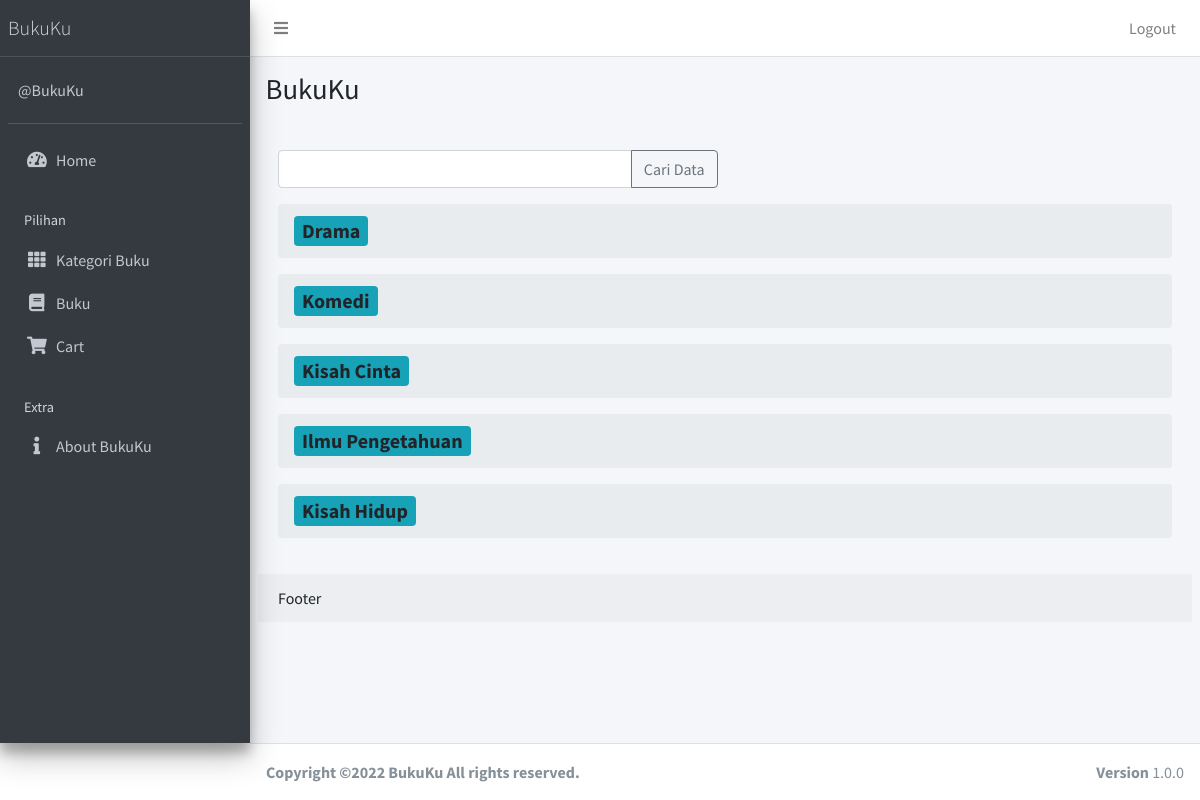
Page /public/kategori_pembeli (signed in) on the committed database.
### tables this page shows
CREATE TABLE `kategori` (
  `id` int(11) NOT NULL,
  `nama_kategori` varchar(50) NOT NULL
);

### app/core/Controller.php (called while the page is built, shortened)
<?php
class Controller{
	public function view($view, $data = [])
	{
		require_once '../app/views/' . $view . '.php';
	}
	public function model($model)
	{
		return new $model;
	}
}

### app/controllers/Kategori_pembeli.php (called while the page is built, shortened)
<?php
class Kategori_pembeli extends Controller
{
	public function index()
	{
		$data['title'] = 'Data Kategori';
		$data['kategori'] = $this->model('KategoriModel')->getAllKategori();
		$this->view('kategori_pembeli/index', $data);
	}
}

### app/core/App.php (called while the page is built, shortened)
<?php
class App{
	protected $method = 'index';
	protected $params = [];
	public function __construct(){
		$this->controller = new $this->controller;
		call_user_func_array([$this->controller, $this->method], $this->params);
	}
}

### public/index.php (called while the page is built, shortened)
<?php
$app = new App;

### app/core/Database.php (called while the page is built, shortened)
<?php
class Database{
	private $host = DB_HOST;
	private $user = DB_USER;
	private $pass = DB_PASS;
	private $dbnm = DB_NAME;
	private $dbh;
	private $stmt;
	public function __construct()
	{
		$dsn = 'mysql:host='. $this->host .';dbname='. $this->dbnm;
		$option = [
			PDO::ATTR_PERSISTENT => true,
			PDO::ATTR_ERRMODE => PDO::ERRMODE_EXCEPTION
		];
		try{
			$this->dbh = new PDO($dsn,$this->user,$this->pass, $option);
		}catch(PDOException $e){
			die($e->getMessage());
		}
	}
	public function query($query)
	{
		$this->stmt = $this->dbh->prepare($query);
	}
	public function execute()
	{
		$this->stmt->execute();
	}
	public function resultSet()
	{
		$this->execute();
		return $this->stmt->fetchAll(PDO::FETCH_ASSOC);
	}
}

### app/models/KategoriModel.php (called while the page is built, shortened)
<?php
class KategoriModel {
	private $table = 'kategori';
	private $db;
	public function __construct()
	{
		$this->db = new Database;
	}
	public function getAllKategori()
	{
		$this->db->query('SELECT * FROM ' . $this->table);
		return $this->db->resultSet();
	}
}

### app/views/kategori_pembeli/index.php (the view, shortened to what this page needs)
<div class="content-wrapper">
  <section class="content-header">
    <div class="container-fluid">
      <div class="row mb-2">
        <div class="col-sm-6">
          <h1>BukuKu</h1>
        </div>
      </div>
    </div>
  </section>
  <section class="content">
    <div class="card-body">
      <form action="<?= base_url; ?>/kategori_pembeli/cari" method="post">
        <div class="row mb-3">
          <div class="col-lg-6">
            <div class="input-group">
              <input type="text" class="form-control" placeholder="" name="key">
              <div class="input-group-append">
                <button class="btn btn-outline-secondary" type="submit">Cari Data</button>
              </div>
            </div>
          </div>
        </div>
      </form>
      <?php foreach ($data['kategori'] as $row) : ?>
        <nav aria-label="breadcrumb">
          <ol class="breadcrumb">
            <li class="breadcrumb-item" aria-current="page">
              <a class="badge badge-info" style="font-size:20px ;"><?= $row['nama_kategori']; ?></a>
            </li>
          </ol>
        <?php
      endforeach; ?>
        </nav>
    </div>
    <div class="card-footer">
      Footer
    </div>
</div>
</div>

### rows in the picture
kategori: nama_kategori "Drama"
kategori: nama_kategori "Komedi"
kategori: nama_kategori "Kisah Cinta"
kategori: nama_kategori "Ilmu Pengetahuan"
kategori: nama_kategori "Kisah Hidup"
